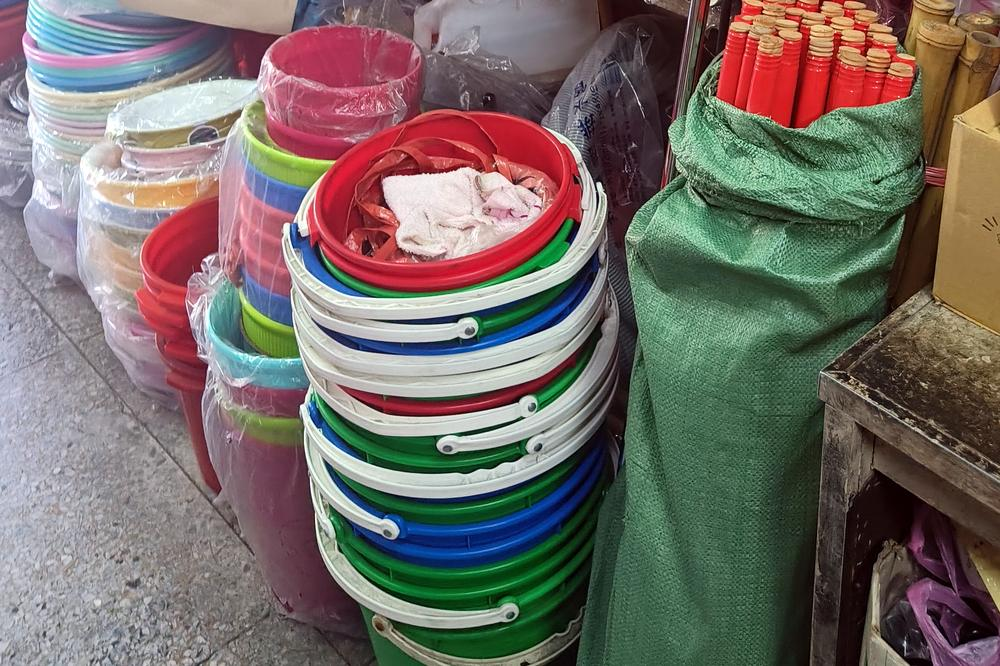
#> input picture images/buckets.jpg, 1000 x 666 px, given in place of IMG20261117114918.jpg, which was not available
$ python photos.py ../images
#> lines starting #> are read from the running program, lines starting #| are printed output that depends on the picture
#!/usr/bin/env python3
"""把店家拍的原始照片裁切、壓縮成網頁用的 images/*.jpg。

    python3 tools/photos.py <原始照片資料夾>

原始照片（手機拍的 3072×4096 JPG）不放進版本庫，放在店家的 Google 雲端硬碟。
輸出：寬 1000px、JPEG 品質 74、漸進式；不寫入 EXIF（不會帶出拍攝地點、時間、手機型號）。
要換照片或改裁切範圍，改下面的 PHOTOS 再執行一次。
"""
import os
import sys

from PIL import Image, ImageEnhance, ImageOps

WIDTH = 1000
QUALITY = 74

# 網頁上的檔名 → (原始檔名, 裁切範圍 左, 上, 右, 下；以原始照片的像素計[, 亮度倍數])
PHOTOS = {
    "storefront": ("IMG20261117114918.jpg", (0, 0, 3072, 2355)),     # 店門口
    "pots":       ("IMG20261117111633.jpg", (123, 82, 3072, 2048)),  # 鍋具
    "plates":     ("IMG20261117111641.jpg", (778, 1597, 3072, 3127)),# 餐具碗盤
    "mops":       ("IMG20261117111649.jpg", (614, 1311, 3072, 2949)),# 清潔用具
    "buckets":    ("IMG20261117111646.jpg", (123, 2253, 2458, 3809)),# 生活用品
    "thermos":    ("IMG20261117111628.jpg", (225, 41, 2560, 1597)),  # 保溫保鮮
    "sponges":    ("IMG20261118070723.jpg", (696, 1024, 3072, 2601), 1.15),  # 清潔用具：菜瓜布（原照偏暗）
    "wrap":       ("IMG20261118070744.jpg", (0, 0, 2150, 1434)),     # 廚房小物：保鮮膜
}


def main():
    if len(sys.argv) != 2:
        sys.exit(__doc__)
    src = sys.argv[1]
    out_dir = os.path.join(os.path.dirname(os.path.abspath(__file__)), "..", "images")
    os.makedirs(out_dir, exist_ok=True)
    for name, (filename, box, *bright) in PHOTOS.items():
        im = ImageOps.exif_transpose(Image.open(os.path.join(src, filename))).convert("RGB")
#> im is the input picture: PIL image 1000x666 RGB; mean R, G, B 117.6, 108.6, 103.2
        im = ImageOps.autocontrast(im.crop(box), cutoff=0.4)
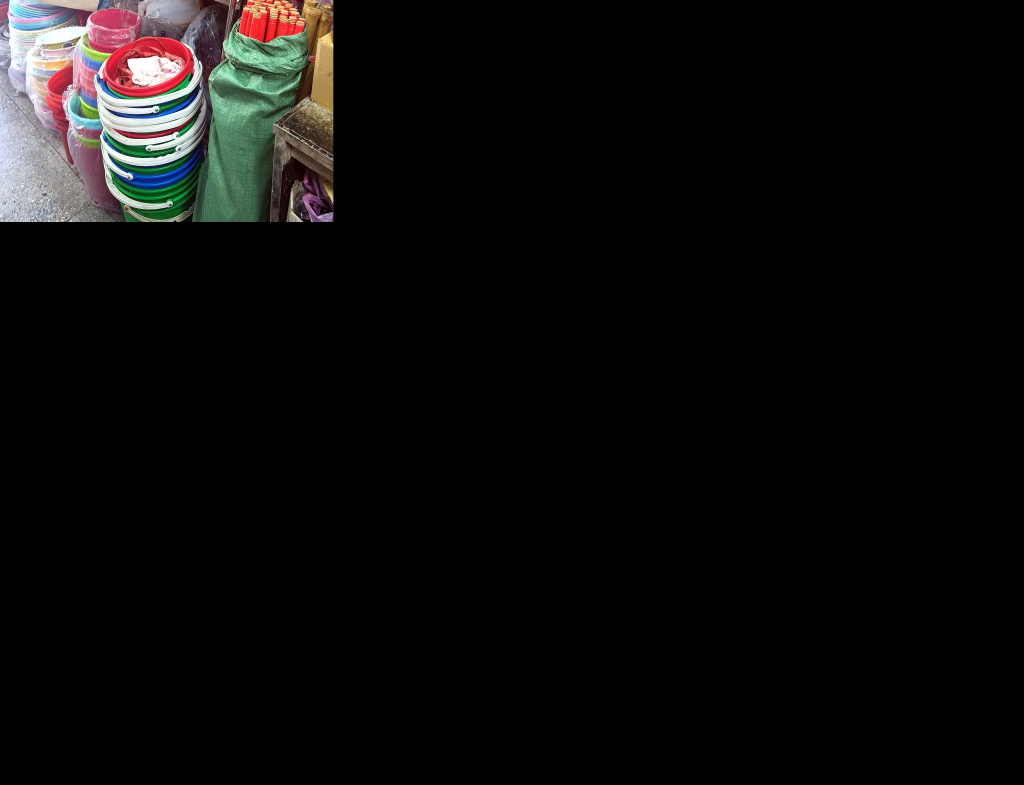
#> im: PIL image 3072x2355 RGB (shown at 1/3 size); mean R, G, B 12.3, 11.6, 11.1
        if bright:
            im = ImageEnhance.Brightness(im).enhance(bright[0])
        im = im.resize((WIDTH, round(im.height * WIDTH / im.width)), Image.LANCZOS)
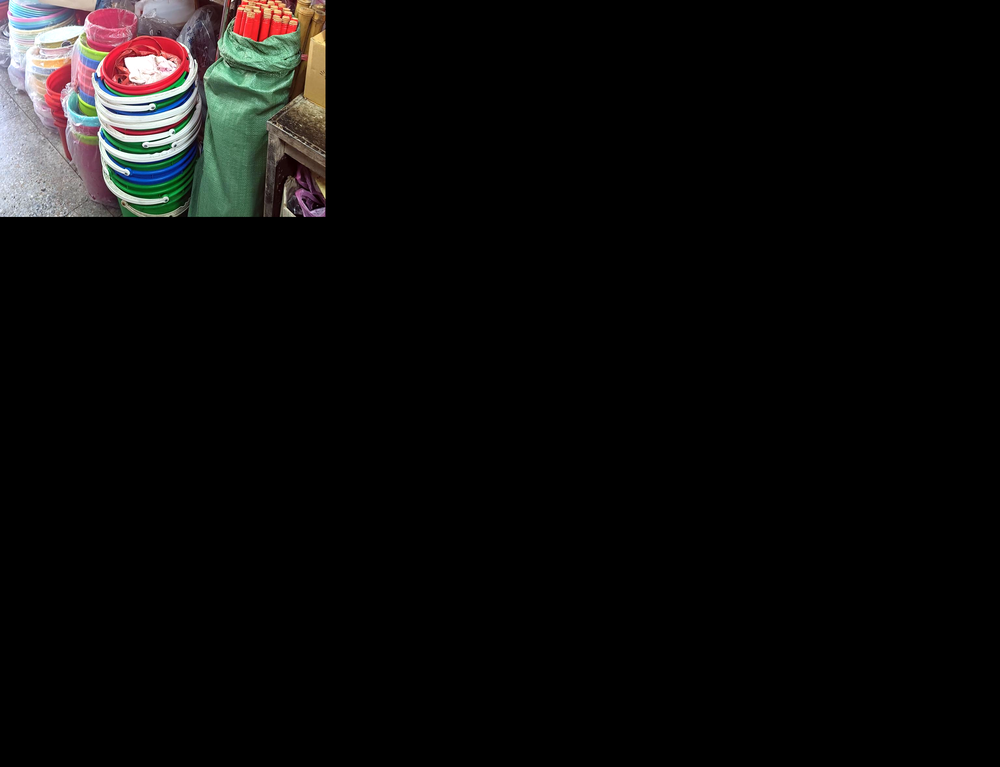
#> im: PIL image 1000x767 RGB; mean R, G, B 12.3, 11.6, 11.1
        out = os.path.join(out_dir, name + ".jpg")
        im.save(out, "JPEG", quality=QUALITY, optimize=True, progressive=True)
        print(f"{name}.jpg  {im.width}×{im.height}  {os.path.getsize(out) // 1024} KB")
#| storefront.jpg  1000×767  24 KB
#> pass 2 of the loop in main, `for name, (filename, box, *bright) in PHOTOS.items():`:
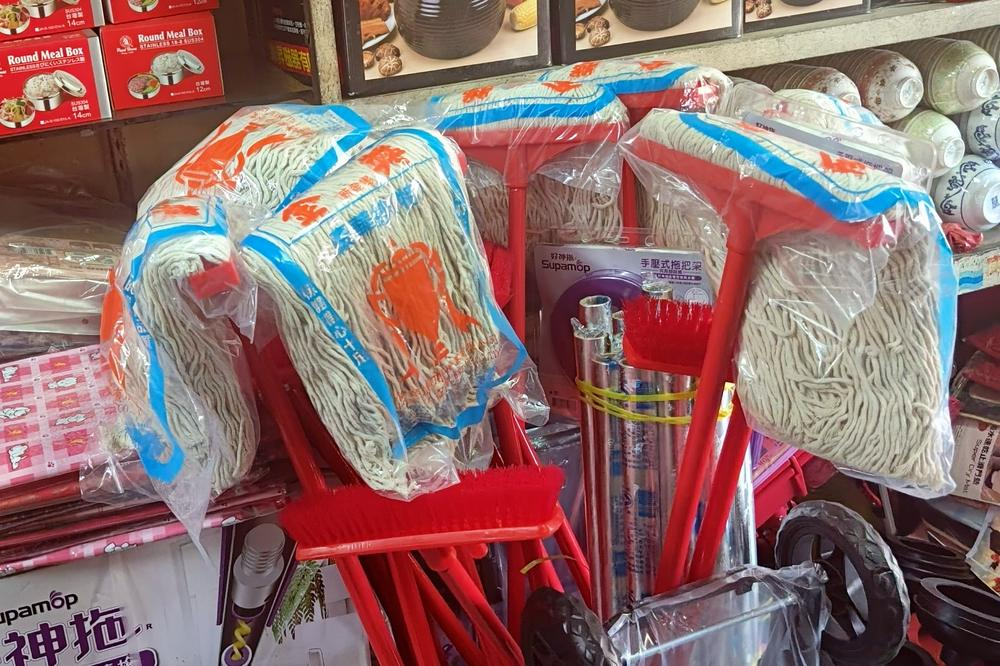
#> input picture images/mops.jpg, 1000 x 666 px, given in place of IMG20261117111633.jpg, which was not available
#> in main, im is the input picture: PIL image 1000x666 RGB; mean R, G, B 142.3, 110.4, 108.8
#> in main, `im = ImageOps.autocontrast(im.crop(box), cutoff=0.4)`:
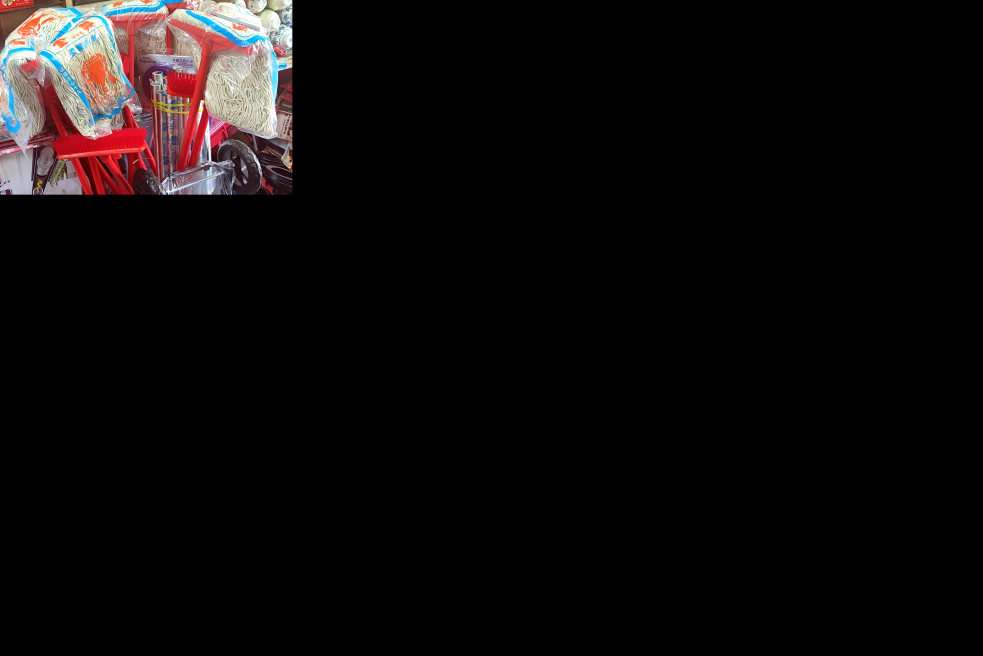
#> im: PIL image 2949x1966 RGB (shown at 1/3 size); mean R, G, B 13.9, 10.9, 10.9
#> in main, `im = im.resize((WIDTH, round(im.height * WIDTH / im.width)), Image.LAN..`:
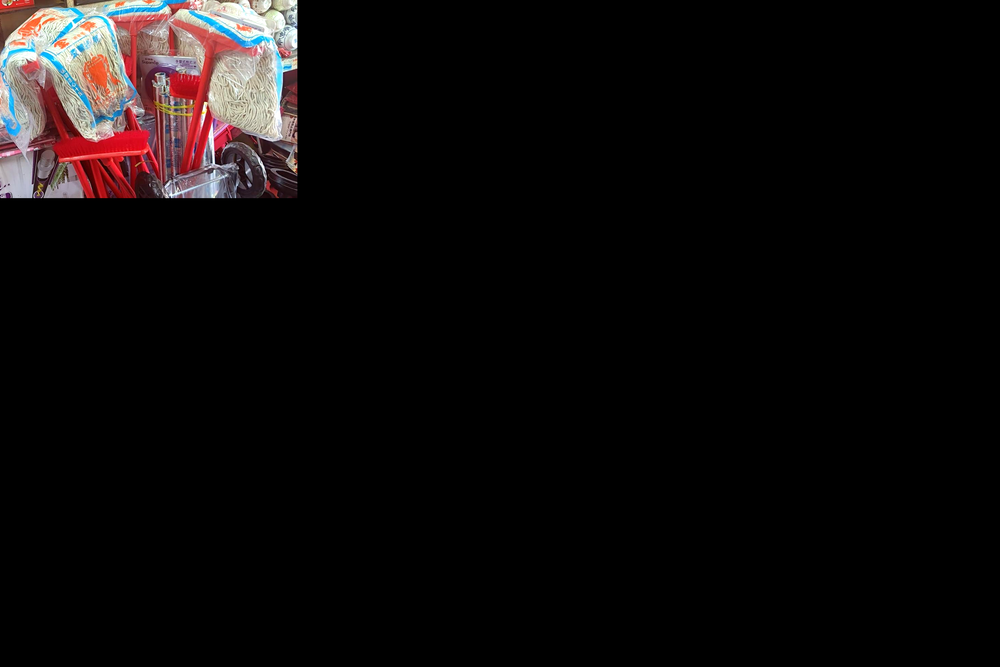
#> im: PIL image 1000x667 RGB; mean R, G, B 13.9, 10.9, 10.9
#| pots.jpg  1000×667  22 KB


if __name__ == "__main__":
#> (the run stopped early here; a loop or call above may not have finished)
